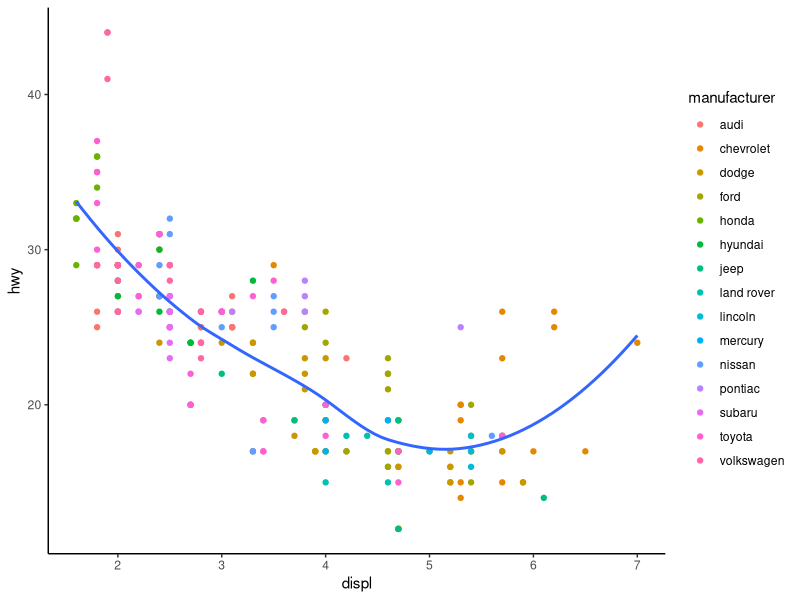
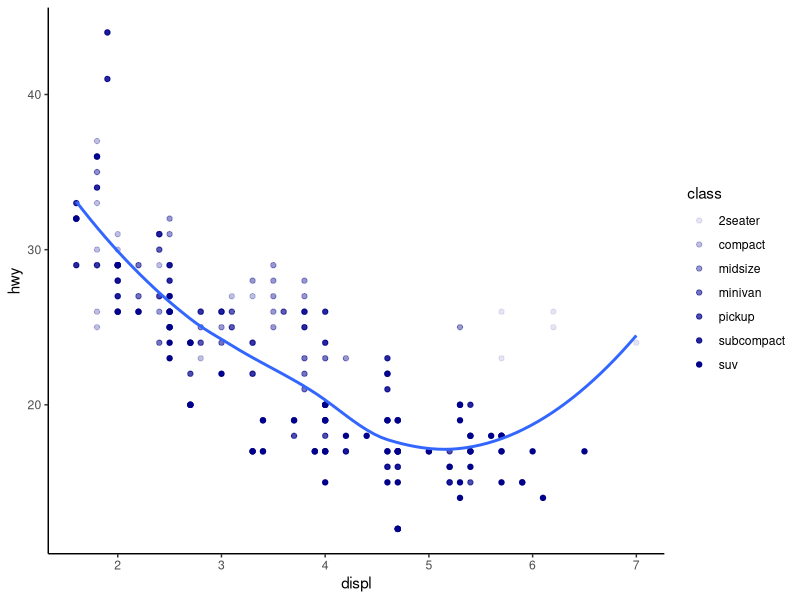
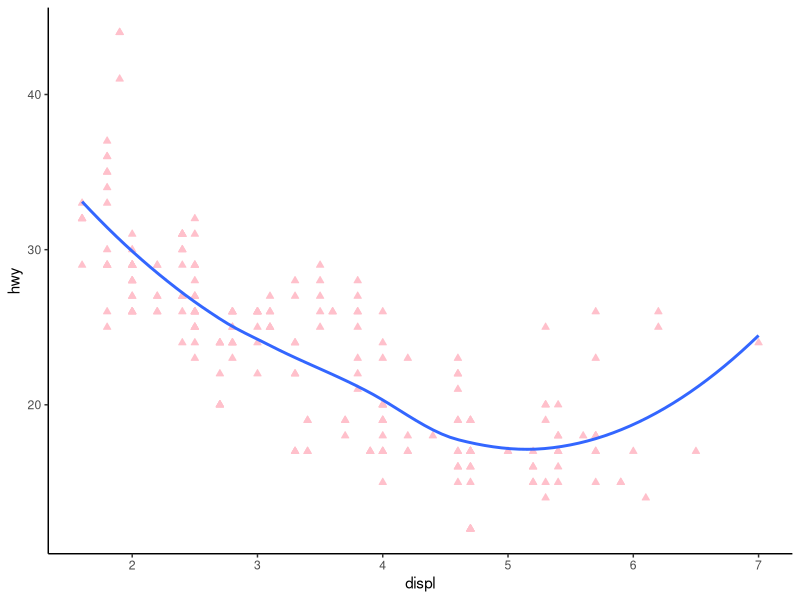
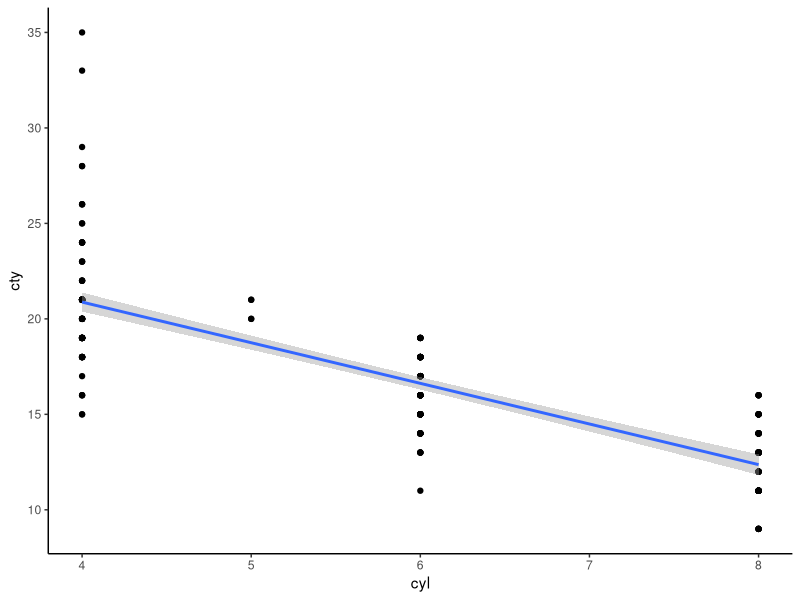
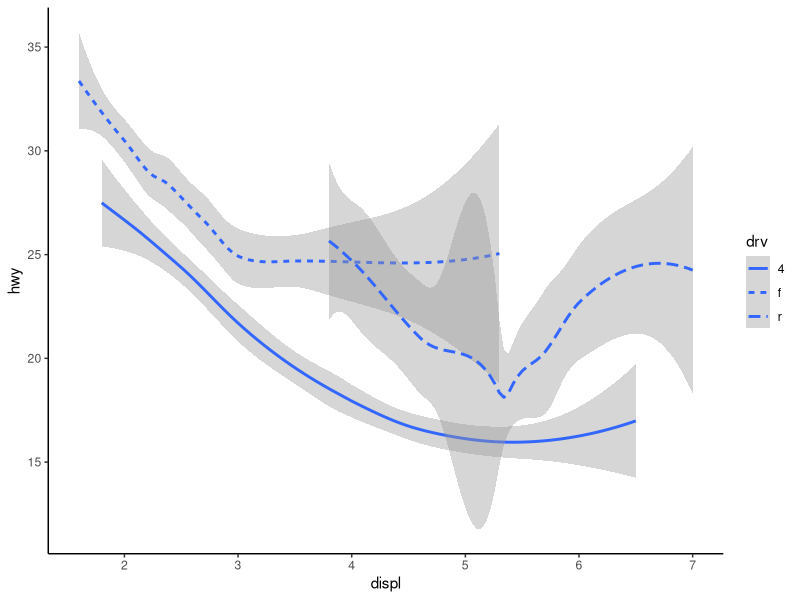
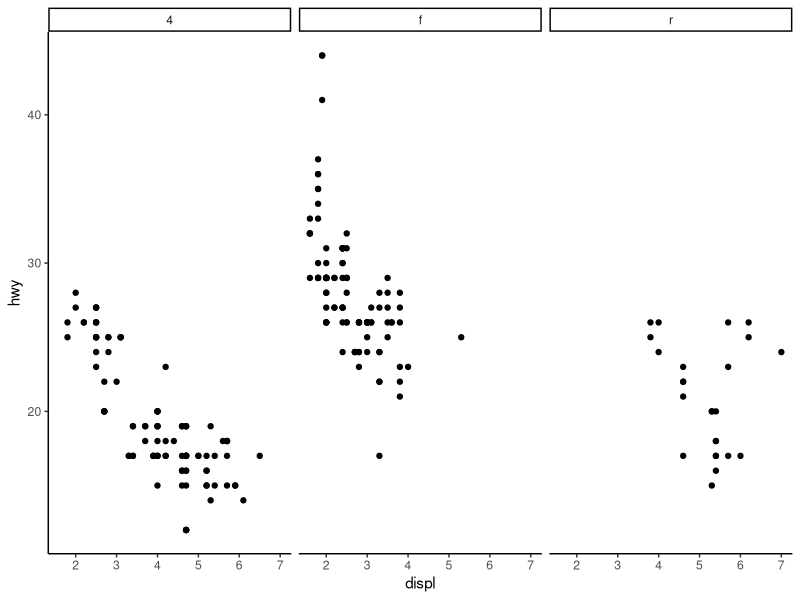
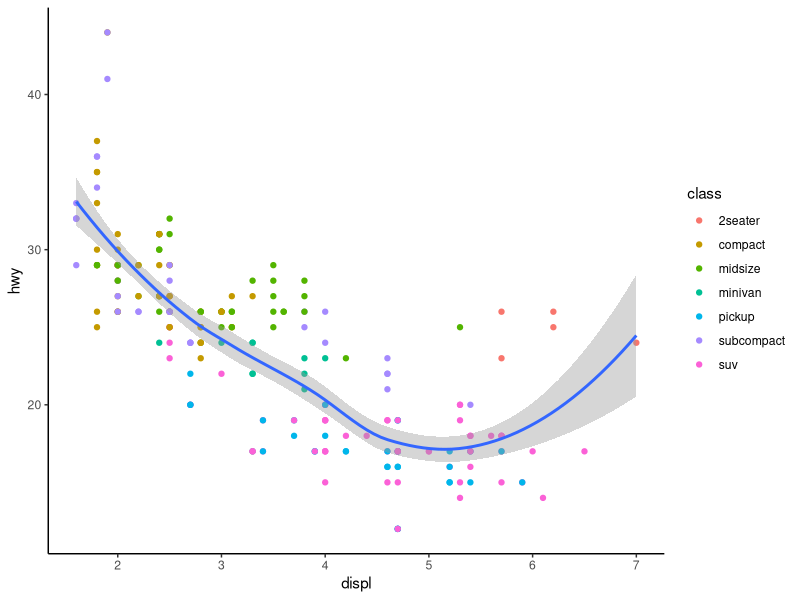
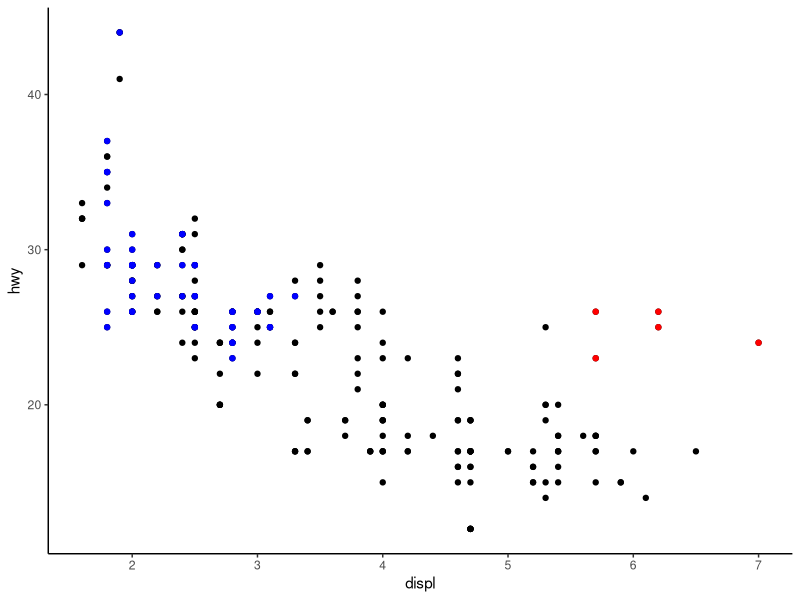

The R script that drew these images, in order:
# Loading libraries #

library(tidyverse)
library(ggrepel)
library(scales)

# Opening Cars Database #

mpg
summary(mpg)
tibble(mpg)
view(mpg)

# Studying the database #

mpg %>% 
  ggplot(mapping = aes(x = displ, y = hwy)) +
  geom_point(mapping = aes(colour = manufacturer)) +
  geom_smooth(se = FALSE) +
  theme_classic()

mpg %>% 
  ggplot(mapping = aes(x = displ, y = hwy)) +
  geom_point(mapping = aes(alpha = class), colour = "darkblue") +
  geom_smooth(se = FALSE) +
  theme_classic()

mpg %>% 
  ggplot(mapping = aes(x = displ, y = hwy)) +
  geom_point(shape = 24, colour = "pink", fill = "pink") +
  geom_smooth(se = FALSE) +
  theme_classic()

?geom_point

mpg %>% 
  ggplot(mapping = aes(x = cyl, y = cty)) +
  geom_point() +
  geom_smooth(method = "lm") +
  theme_classic()

mpg %>% 
  ggplot(aes(x = displ, y = hwy, linetype = drv)) + 
  geom_smooth() +
  theme_classic()

mpg %>% 
  ggplot(aes(x = displ, y = hwy)) + 
  geom_point() +
  facet_wrap(~drv) +
  theme_classic()

mpg %>% 
  ggplot(aes(x = displ, y = hwy)) + 
  geom_point(aes(color = class)) + 
  geom_smooth() +
  theme_classic()

mpg %>% 
  ggplot(aes(x = displ, y = hwy)) + 
  geom_point() + 
  geom_point(data = mpg %>% filter(class == "2seater"), color = "red") +
  geom_point(data = mpg %>% filter(class == "compact"), color = "blue") +
  theme_classic()

mpg %>% 
  ggplot(mapping = aes(x = hwy)) +
  geom_density() +
  theme_bw()

mpg %>% 
  ggplot(aes(x = displ, y = hwy)) + 
  geom_point() + 
  facet_wrap(~cyl)

mpg %>% 
  ggplot(aes(x = displ, y = hwy)) + 
  geom_point() + 
  facet_wrap(~cyl, scales = "free")

mpg %>% 
  ggplot(aes(x = displ, y = hwy)) + 
  geom_point() + 
  facet_grid(cyl ~ manufacturer, scales ="free")

mpg %>% 
  ggplot(aes(x = displ, y = hwy)) + 
  geom_point() +
  facet_grid(. ~ drv)

mpg %>% 
  ggplot(aes(x = displ, y = hwy)) + 
  geom_point() +
  facet_wrap(drv ~ ., nrow = 3)

?mpg

mpg %>% 
  ggplot(mapping = aes(x = cty, y = hwy)) +
  geom_point() +
  geom_smooth() +
  theme_classic()

mpg %>% 
  filter(manufacturer == "audi" | manufacturer == "ford" | 
           manufacturer == "chevrolet" | manufacturer == "dodge") %>% 
  ggplot(mapping = aes(x = fct_reorder(manufacturer, desc(hwy), median), y = hwy)) +
  geom_boxplot() +
  theme_classic()

mpg %>% 
  ggplot(mapping = aes(y = fct_reorder(manufacturer, desc(hwy), median), x = hwy)) +
  geom_boxplot() +
  theme_classic()

mpg %>% 
  group_by(manufacturer) %>% 
  count()

mpg %>% 
  ggplot(aes(x = displ, y = hwy)) +
  geom_point(aes(color = class)) +
  geom_smooth(se = FALSE) +
  labs(x = "Engine displacement (L)",
    y = "Highway fuel economy (mpg)",
    color = "Car type",
    title = "Fuel efficiency generally decreases with engine size",
    subtitle = "Two seaters (sports cars) are an exception because of their light weight",
    caption = "Data from fueleconomy.gov"  )

potential_outliers <- mpg %>% 
  filter(hwy > 40 | (hwy > 20 & displ > 5) | displ > 5.75)

mpg %>% 
  ggplot(aes(x = displ, y = hwy)) +
  geom_point() +
  geom_text_repel(data = potential_outliers, aes(label = manufacturer)) +
  geom_point(data = potential_outliers, color = "red", size = 3, shape = "circle") 

mpg %>% 
  ggplot(aes(x = displ, y = hwy)) +
  geom_point(aes(color = class)) +
  scale_color_brewer(palette = "Dark2")

# Opening Diamonds Database #

diamonds

# Studying the database #

view(diamonds)

diamonds_clean <- diamonds %>% 
  mutate(x = if_else(x == 0, NA, x)) %>% 
  mutate(y = if_else(y == 0, NA, y)) %>% 
  mutate(z = if_else(z == 0, NA, z))

view(diamonds_clean)

diamonds_clean %>% 
  ggplot(mapping = aes(x = carat, y = price,colour = cut)) +
  geom_point() +
  geom_smooth() +
  theme_classic()

diamonds_clean %>% 
  count(color, cut)

diamonds_clean %>% 
  count(color, cut) %>% 
  ggplot(aes(x = color, y = cut)) +
  geom_tile(aes(fill = n))

diamonds_clean %>% 
  ggplot(aes(x = price, y = cut)) +
  geom_boxplot(alpha = 0.05) +
  scale_x_continuous(labels = label_dollar(scale = 1/1000, suffix = "K"),
                     breaks = seq(0, 20000, by = 5000)) +
  theme_classic()

diamonds_clean %>% 
  ggplot(aes(x = cut, fill = clarity)) +
  geom_bar(position = "fill") +
  scale_y_continuous(name = "Relative Frequency", labels = label_percent()) +
  labs(x = "Quality of cut",
       fill = "Clarity") +
  theme(legend.position = "right") +
  guides(fill = guide_legend(nrow = 4)) +
  theme_classic()

diamonds_clean %>% 
  ggplot(aes(x = carat, y = price)) +
  geom_bin2d() + 
  scale_x_log10() + 
  scale_y_log10() +
  labs(x = "Log 10 of Carat",
       y = "Log 10 of Price")


